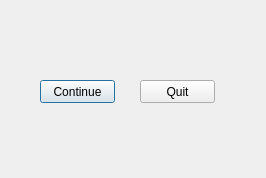
<?xml version="1.0" encoding="UTF-8"?>
<ui version="4.0">
 <class>Dialog</class>
 <widget class="QDialog" name="Dialog">
  <property name="geometry">
   <rect>
    <x>0</x>
    <y>0</y>
    <width>266</width>
    <height>178</height>
   </rect>
  </property>
  <property name="windowTitle">
   <string>Dialog</string>
  </property>
  <widget class="QPushButton" name="Continue">
   <property name="geometry">
    <rect>
     <x>40</x>
     <y>80</y>
     <width>75</width>
     <height>23</height>
    </rect>
   </property>
   <property name="text">
    <string>Continue</string>
   </property>
  </widget>
  <widget class="QPushButton" name="Quit">
   <property name="geometry">
    <rect>
     <x>140</x>
     <y>80</y>
     <width>75</width>
     <height>23</height>
    </rect>
   </property>
   <property name="text">
    <string>Quit</string>
   </property>
  </widget>
 </widget>
 <resources/>
 <connections/>
</ui>
